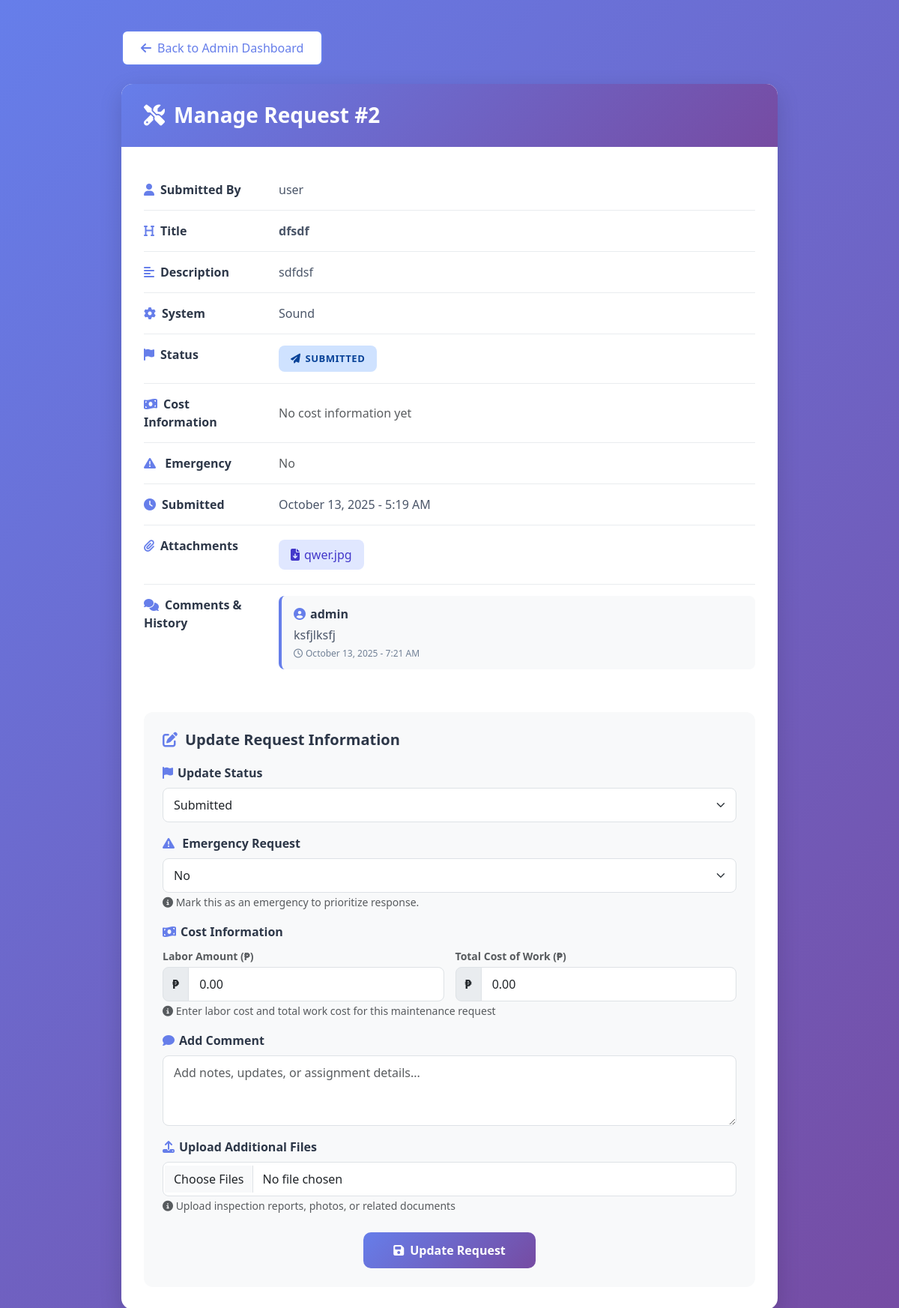
Page /manage_request.php?id=2 (signed in) on the committed database.
### tables this page shows
CREATE TABLE `maintenance_requests` (
  `id` int(11) NOT NULL,
  `user_id` int(11) NOT NULL,
  `title` varchar(128) NOT NULL,
  `description` text NOT NULL,
  `system_type` enum('Electrical','Plumbing','Sound') NOT NULL,
  `status` varchar(30) DEFAULT NULL,
  `department` varchar(128) DEFAULT NULL,
  `created_at` timestamp NULL DEFAULT current_timestamp(),
  `updated_at` timestamp NULL DEFAULT current_timestamp() ON UPDATE current_timestamp(),
  `electrical_utilities` varchar(255) DEFAULT NULL,
  `electrical_other` varchar(128) DEFAULT NULL,
  `plumbing_utilities` varchar(255) DEFAULT NULL,
  `plumbing_other` varchar(128) DEFAULT NULL,
  `emergency_flag` tinyint(1) NOT NULL DEFAULT 0,
  `labor_amount` decimal(10,2) NOT NULL DEFAULT 0.00,
  `total_cost` decimal(10,2) NOT NULL DEFAULT 0.00
);

CREATE TABLE `users` (
  `id` int(11) NOT NULL,
  `username` varchar(64) NOT NULL,
  `password` varchar(255) NOT NULL,
  `email` varchar(128) NOT NULL,
  `role` enum('admin','user') NOT NULL
);

CREATE TABLE `request_files` (
  `id` int(11) NOT NULL,
  `request_id` int(11) NOT NULL,
  `file_path` varchar(256) NOT NULL,
  `original_name` varchar(128) DEFAULT NULL,
  `uploaded_at` timestamp NULL DEFAULT current_timestamp()
);

CREATE TABLE `comments` (
  `id` int(11) NOT NULL,
  `request_id` int(11) NOT NULL,
  `user_id` int(11) NOT NULL,
  `comment` text NOT NULL,
  `created_at` timestamp NULL DEFAULT current_timestamp()
);

### manage_request.php (the view, shortened to what this page needs)
<?php
require 'db.php';
$request_id = $_GET['id'] ?? null;
$stmt = $pdo->prepare("SELECT r.*, u.username FROM maintenance_requests r JOIN users u ON r.user_id = u.id WHERE r.id = ?");
$stmt->execute([$request_id]);
$request = $stmt->fetch();
?>
<!DOCTYPE html>
<html>
<head>
    <link href="https://cdn.jsdelivr.net/npm/bootstrap@5.3.2/dist/css/bootstrap.min.css" rel="stylesheet">
    <link rel="stylesheet" href="https://cdnjs.cloudflare.com/ajax/libs/font-awesome/6.4.0/css/all.min.css">
</head>
<body>
<div class="container">
    <div class="mb-4">
        <a class="btn btn-back" href="admin_dashboard.php">
            <i class="fas fa-arrow-left me-2"></i>Back to Admin Dashboard
        </a>
    </div>
    <div class="main-card mb-3">
        <div class="card-header-custom">
            <h3><i class="fas fa-tools"></i>Manage Request #<?= $request['id'] ?></h3>
        </div>
        <div class="card-body">
            <table class="info-table">
                <tr>
                    <th><i class="fas fa-user"></i>Submitted By</th>
                    <td><?= htmlspecialchars($request['username']) ?></td>
                </tr>
                <tr>
                    <th><i class="fas fa-heading"></i>Title</th>
                    <td><strong><?= htmlspecialchars($request['title']) ?></strong></td>
                </tr>
                <tr>
                    <th><i class="fas fa-align-left"></i>Description</th>
                    <td><?= nl2br(htmlspecialchars($request['description'])) ?></td>
                </tr>
                <tr>
                    <th><i class="fas fa-cog"></i>System</th>
                    <td><?= htmlspecialchars($request['system_type']) ?></td>
                </tr>
                <tr>
                    <th><i class="fas fa-flag"></i>Status</th>
                    <td>
                        <?php
                        $statusClass = strtolower(str_replace(' ', '-', $request['status']));
                        $statusIcons = [
                            'submitted' => 'fa-paper-plane',
                            'in-progress' => 'fa-spinner',
                            'completed' => 'fa-check-circle',
                            'rejected' => 'fa-times-circle'
                        ];
                        $icon = $statusIcons[$statusClass] ?? 'fa-flag';
                        ?>
                        <span class="status-badge <?= $statusClass ?>">
                            <i class="fas <?= $icon ?>"></i>
                            <?= htmlspecialchars($request['status']) ?>
                        </span>
                    </td>
                </tr>
                <tr>
                    <th><i class="fas fa-money-bill-wave"></i>Cost Information</th>
                    <td>
                        <?php
                        $labor = $request['labor_amount'] ?? 0;
                        $total = $request['total_cost'] ?? 0;
                        ?>
                        <?php if ($labor <= 0 && $total <= 0): ?>
                            <span class="text-muted">No cost information yet</span>
                        <?php endif; ?>
                    </td>
                </tr>
                <tr>
                <th><i class="fas fa-exclamation-triangle"></i> Emergency</th>
                <td>
                    <?php if (!empty($request['emergency_flag'])): ?>
                    <span class="badge bg-danger"><i class="fas fa-bolt"></i> Emergency</span>
                    <?php else: ?>
                    <span class="text-muted">No</span>
                    <?php endif; ?>
                </td>
                </tr>
                <tr>
                    <th><i class="fas fa-clock"></i>Submitted</th>
                    <td><?= date("F j, Y - g:i A", strtotime($request['created_at'])) ?></td>
                </tr>
                <tr>
                    <th><i class="fas fa-paperclip"></i>Attachments</th>
                    <td>
                        <?php
                        $stmtF = $pdo->prepare("SELECT * FROM request_files WHERE request_id = ?");
                        $stmtF->execute([$request_id]);
                        $files = $stmtF->fetchAll();
                        if ($files) {
                            foreach ($files as $f) {
                                echo "<a class='file-link' target='_blank' href='" . htmlspecialchars($f['file_path']) . "'>";
                                echo "<i class='fas fa-file-download'></i>" . htmlspecialchars($f['original_name']);
                                echo "</a> ";
                            }
                        } else {
                            echo "<span class='text-muted'>No files attached</span>";
                        }
                        ?>
                    </td>
                </tr>
                <tr>
                    <th><i class="fas fa-comments"></i>Comments & History</th>
                    <td>
                        <?php
                        $stmtC = $pdo->prepare("SELECT c.comment, c.created_at, u.username FROM comments c JOIN users u ON c.user_id = u.id WHERE c.request_id = ? ORDER BY c.created_at DESC");
                        $stmtC->execute([$request_id]);
                        $comments = $stmtC->fetchAll();
                        if ($comments) {
                            foreach ($comments as $c) {
                                echo "<div class='comment-box'>";
                                echo "<div class='comment-author'><i class='fas fa-user-circle'></i>" . htmlspecialchars($c['username']) . "</div>";
                                echo "<div class='comment-text'>" . htmlspecialchars($c['comment']) . "</div>";
                                echo "<div class='comment-time'><i class='far fa-clock'></i>" . date("F j, Y - g:i A", strtotime($c['created_at'])) . "</div>";
                                echo "</div>";
                            }
                        } else {
                            echo "<span class='text-muted'>No comments yet</span>";
                        }
                        ?>
                    </td>
                </tr>
            </table>
            <div class="update-section">
                <h5><i class="fas fa-edit"></i>Update Request Information</h5>
                <form method="POST" enctype="multipart/form-data">
                    <div class="mb-3">
                        <label class="form-label"><i class="fas fa-flag"></i>Update Status</label>
                        <select class="form-select" name="status">
                            <?php
                            $statuses = ['Submitted', 'In Progress', 'Completed', 'Rejected'];
                            foreach ($statuses as $status) {
                                $selected = ($request['status'] === $status) ? " selected" : "";
                                echo "<option value='$status'$selected>$status</option>";
                            }
                            ?>
                        </select>
                    </div>
                    <div class="mb-3">
                        <label class="form-label"><i class="fas fa-exclamation-triangle"></i> Emergency Request</label>
                        <select class="form-select" name="emergency_flag">
                            <option value="0" <?php if (empty($request['emergency_flag'])) echo 'selected'; ?>>No</option>
                        </select>
                        <small class="text-muted"><i class="fas fa-info-circle"></i> Mark this as an emergency to prioritize response.</small>
                    </div>
                    <div class="mb-3">
                        <label class="form-label"><i class="fas fa-money-bill-wave"></i>Cost Information</label>
                        <div class="cost-input-group">
                            <div>
                                <label class="form-label small text-muted mb-1">Labor Amount (₱)</label>
                                <div class="input-group">
                                    <span class="input-group-text">₱</span>
                                    <input type="number" step="0.01" min="0" class="form-control" name="labor_amount"
                                           placeholder="0.00" value="<?= $request['labor_amount'] ?? '' ?>">
                                </div>
                            </div>
                            <div>
                                <label class="form-label small text-muted mb-1">Total Cost of Work (₱)</label>
                                <div class="input-group">
                                    <span class="input-group-text">₱</span>
                                    <input type="number" step="0.01" min="0" class="form-control" name="total_cost"
                                           placeholder="0.00" value="<?= $request['total_cost'] ?? '' ?>">
                                </div>
                            </div>
                        </div>
                        <small class="text-muted">
                            <i class="fas fa-info-circle"></i> Enter labor cost and total work cost for this maintenance request
                        </small>
                    </div>
                    <div class="mb-3">
                        <label class="form-label"><i class="fas fa-comment"></i>Add Comment</label>
                        <textarea class="form-control" name="comment" rows="3"
                                  placeholder="Add notes, updates, or assignment details..."></textarea>
                    </div>
                    <div class="mb-3">
                        <label class="form-label"><i class="fas fa-upload"></i>Upload Additional Files</label>
                        <input type="file" name="files[]" multiple class="form-control">
                        <small class="text-muted">
                            <i class="fas fa-info-circle"></i> Upload inspection reports, photos, or related documents
                        </small>
                    </div>
                    <div class="text-center mt-4">
                        <button class="btn btn-update" type="submit">
                            <i class="fas fa-save me-2"></i>Update Request
                        </button>
                    </div>
                </form>
            </div>
        </div>
    </div>
</div>
</body>
</html>

### manage_request.php (style rules this page uses)
body { background: linear-gradient(135deg, #667eea 0%, #764ba2 100%); min-height: 100vh; font-family: 'Segoe UI', Tahoma, Geneva, Verdana, sans-serif; padding-bottom: 50px; }
.container { max-width: 900px; margin-top: 40px; }
.btn-back { background: white; color: #667eea; border: 2px solid #667eea; border-radius: 8px; font-weight: 500; padding: 10px 24px; transition: all 0.3s ease; }
.main-card { background: white; border-radius: 15px; box-shadow: 0 10px 30px rgba(0,0,0,0.15); overflow: hidden; }
.card-header-custom { background: linear-gradient(135deg, #667eea 0%, #764ba2 100%); color: white; padding: 25px 30px; border: none; }
.card-header-custom h3 { margin: 0; font-weight: 600; display: flex; align-items: center; }
.card-header-custom h3 i { margin-right: 12px; }
.card-body { padding: 30px; }
.info-table { width: 100%; margin-bottom: 0; }
.info-table tr { border-bottom: 1px solid #e9ecef; }
.info-table tr:last-child { border-bottom: none; }
.info-table th { font-weight: 600; color: #2d3748; padding: 15px 20px 15px 0; width: 180px; vertical-align: top; }
.info-table th i { margin-right: 8px; color: #667eea; }
.info-table td { padding: 15px 0; color: #4a5568; }
.status-badge { padding: 8px 16px; border-radius: 8px; font-weight: 600; font-size: 13px; text-transform: uppercase; letter-spacing: 0.5px; display: inline-flex; align-items: center; }
.status-badge i { margin-right: 6px; }
.status-badge.submitted { background-color: #cfe2ff; color: #084298; }
.file-link { display: inline-block; padding: 8px 16px; margin: 4px 4px 4px 0; background-color: #e0e7ff; color: #4338ca; border-radius: 8px; text-decoration: none; font-weight: 500; transition: all 0.3s ease; }
.file-link i { margin-right: 6px; }
.comment-box { background-color: #f8f9fa; border-left: 4px solid #667eea; padding: 12px 16px; margin-bottom: 12px; border-radius: 8px; }
.comment-box .comment-author { font-weight: 600; color: #2d3748; margin-bottom: 4px; }
.comment-box .comment-author i { margin-right: 6px; color: #667eea; }
.comment-box .comment-text { color: #4a5568; margin-bottom: 4px; }
.comment-box .comment-time { font-size: 12px; color: #718096; }
.comment-box .comment-time i { margin-right: 4px; }
.update-section { background-color: #f8f9fa; border-radius: 12px; padding: 25px; margin-top: 30px; }
.update-section h5 { color: #2d3748; font-weight: 600; margin-bottom: 20px; display: flex; align-items: center; }
.update-section h5 i { margin-right: 10px; color: #667eea; }
.form-label { font-weight: 600; color: #2d3748; margin-bottom: 8px; }
.form-label i { margin-right: 6px; color: #667eea; }
.form-control, .form-select { border-radius: 8px; border: 1px solid #dee2e6; padding: 10px 14px; transition: all 0.3s ease; }
.input-group-text { background-color: #e9ecef; border: 1px solid #dee2e6; border-radius: 8px 0 0 8px; font-weight: 600; }
.input-group .form-control { border-radius: 0 8px 8px 0; }
.btn-update { background: linear-gradient(135deg, #667eea 0%, #764ba2 100%); border: none; color: white; padding: 12px 40px; border-radius: 10px; font-weight: 600; font-size: 16px; transition: all 0.3s ease; }
.cost-input-group { display: grid; grid-template-columns: 1fr 1fr; gap: 15px; }

### rows in the picture
maintenance_requests: id "2", user.username "user", title "dfsdf", description "sdfdsf", system_type "Sound", status "SUBMITTED", created_at "October 13, 2025 - 5:19 AM", emergency_flag "No", labor_amount "0.00", total_cost "0.00"
request_files: original_name "qwer.jpg"
comments: user.username "admin", comment "ksfjlksfj", created_at "October 13, 2025 - 7:21 AM"

### other values in the picture
form field status "Submitted"
